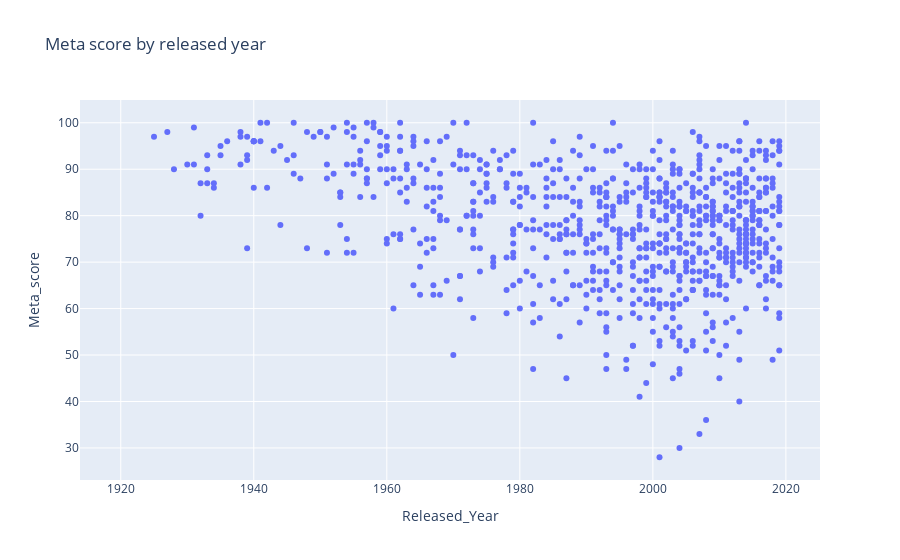

Here is the notebook cell this chart was saved with:
### Markdown cell above
Através da matriz de correlações acima, podemos verificar que as correlações com valores relevantes estão entre as colunas:
- **Meta_score** e **Released_Year**
- **IMDB_Rating** e **No_of_Votes**
- **Gross** e **No_of_Votes**

Dessa forma, iremos gerar algumas visualizações relacionadas aos pares de colunas com correlação relevante.

### Code cell
test = ex.scatter(df, x='Released_Year', y='Meta_score', hover_data=['Series_Title'], title='Meta score by released year')
test.show()

### Figure 1 — Plotly figure (JSON) as saved in the notebook; plotly's stock layout.template omitted (floating-point values rounded to 4 significant figures; data arrays with more than 128 entries replaced by an {"elided": "..."} marker saying what was removed)
{"data": [{"customdata": {"elided": "993x1 str values"}, "hovertemplate": "Released_Year=%{x}<br>Meta_score=%{y}<br>Series_Title=%{customdata[0]}<extra></extra>", "legendgroup": "", "marker": {"color": "#636efa", "symbol": "circle"}, "mode": "markers", "name": "", "orientation": "v", "showlegend": false, "type": "scatter", "x": {"elided": "993 int values"}, "xaxis": "x", "y": {"elided": "993 int values"}, "yaxis": "y"}], "layout": {"legend": {"tracegroupgap": 0}, "title": {"text": "Meta score by released year"}, "xaxis": {"anchor": "y", "domain": [0, 1], "title": {"text": "Released_Year"}}, "yaxis": {"anchor": "x", "domain": [0, 1], "title": {"text": "Meta_score"}}}}
